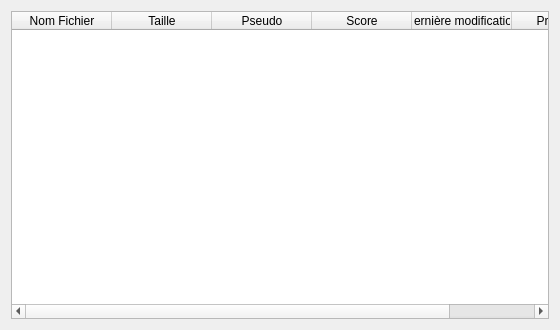
<?xml version="1.0" encoding="UTF-8"?>
<ui version="4.0">
 <class>TabResults</class>
 <widget class="QWidget" name="TabResults">
  <property name="geometry">
   <rect>
    <x>0</x>
    <y>0</y>
    <width>560</width>
    <height>330</height>
   </rect>
  </property>
  <property name="windowTitle">
   <string>Form</string>
  </property>
  <layout class="QVBoxLayout" name="verticalLayout">
   <item>
    <widget class="QTableWidget" name="table_results">
     <property name="autoScroll">
      <bool>false</bool>
     </property>
     <property name="editTriggers">
      <set>QAbstractItemView::NoEditTriggers</set>
     </property>
     <property name="showDropIndicator" stdset="0">
      <bool>false</bool>
     </property>
     <property name="selectionBehavior">
      <enum>QAbstractItemView::SelectRows</enum>
     </property>
     <property name="showGrid">
      <bool>false</bool>
     </property>
     <property name="sortingEnabled">
      <bool>true</bool>
     </property>
     <property name="wordWrap">
      <bool>false</bool>
     </property>
     <attribute name="horizontalHeaderVisible">
      <bool>true</bool>
     </attribute>
     <attribute name="verticalHeaderVisible">
      <bool>false</bool>
     </attribute>
     <attribute name="verticalHeaderDefaultSectionSize">
      <number>20</number>
     </attribute>
     <column>
      <property name="text">
       <string>Nom Fichier</string>
      </property>
     </column>
     <column>
      <property name="text">
       <string>Taille</string>
      </property>
     </column>
     <column>
      <property name="text">
       <string>Pseudo</string>
      </property>
     </column>
     <column>
      <property name="text">
       <string>Score</string>
      </property>
     </column>
     <column>
      <property name="text">
       <string>Dernière modification</string>
      </property>
     </column>
     <column>
      <property name="text">
       <string>Protocole</string>
      </property>
     </column>
    </widget>
   </item>
  </layout>
 </widget>
 <resources/>
 <connections>
  <connection>
   <sender>table_results</sender>
   <signal>cellDoubleClicked(int,int)</signal>
   <receiver>TabResults</receiver>
   <slot>double_clicked(int,int)</slot>
   <hints>
    <hint type="sourcelabel">
     <x>279</x>
     <y>164</y>
    </hint>
    <hint type="destinationlabel">
     <x>279</x>
     <y>164</y>
    </hint>
   </hints>
  </connection>
 </connections>
 <slots>
  <slot>double_clicked(int,int)</slot>
 </slots>
</ui>
